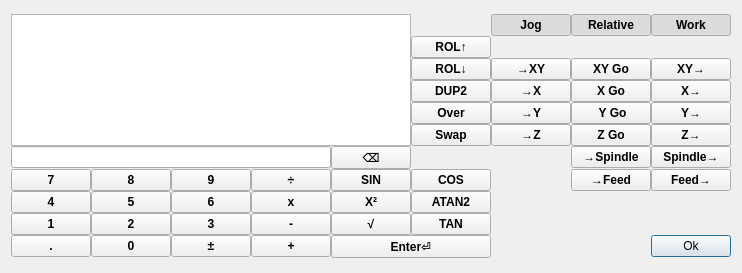
<?xml version="1.0" encoding="UTF-8"?>
<ui version="4.0">
 <class>RpnKeypadDialog</class>
 <widget class="QDialog" name="RpnKeypadDialog">
  <property name="geometry">
   <rect>
    <x>0</x>
    <y>0</y>
    <width>658</width>
    <height>273</height>
   </rect>
  </property>
  <property name="windowTitle">
   <string>RPN Calc</string>
  </property>
  <property name="modal">
   <bool>true</bool>
  </property>
  <layout class="QGridLayout" name="gridLayout_2">
   <item row="0" column="0">
    <layout class="QGridLayout" name="gridLayout" rowstretch="0,0,0,0,0,0,0,0,0,0,0" columnstretch="0,0,0,0,0,0,0,0,0,0">
     <property name="sizeConstraint">
      <enum>QLayout::SetDefaultConstraint</enum>
     </property>
     <property name="spacing">
      <number>0</number>
     </property>
     <item row="2" column="9">
      <widget class="QPushButton" name="button_push_xy">
       <property name="styleSheet">
        <string notr="true">    font: bold;</string>
       </property>
       <property name="text">
        <string>XY→</string>
       </property>
      </widget>
     </item>
     <item row="10" column="3">
      <widget class="QPushButton" name="button_sum">
       <property name="styleSheet">
        <string notr="true">    font: bold;</string>
       </property>
       <property name="text">
        <string>+</string>
       </property>
      </widget>
     </item>
     <item row="8" column="3">
      <widget class="QPushButton" name="button_multiplication">
       <property name="styleSheet">
        <string notr="true">    font: bold;</string>
       </property>
       <property name="text">
        <string>x</string>
       </property>
      </widget>
     </item>
     <item row="4" column="9">
      <widget class="QPushButton" name="button_push_y">
       <property name="styleSheet">
        <string notr="true">    font: bold;</string>
       </property>
       <property name="text">
        <string>Y→</string>
       </property>
      </widget>
     </item>
     <item row="10" column="0">
      <widget class="QPushButton" name="button_dot">
       <property name="styleSheet">
        <string notr="true">    font: bold;</string>
       </property>
       <property name="text">
        <string>.</string>
       </property>
      </widget>
     </item>
     <item row="9" column="5">
      <widget class="QPushButton" name="button_tan">
       <property name="styleSheet">
        <string notr="true">    font: bold;</string>
       </property>
       <property name="text">
        <string>TAN</string>
       </property>
      </widget>
     </item>
     <item row="9" column="0">
      <widget class="QPushButton" name="button_1">
       <property name="styleSheet">
        <string notr="true">    font: bold;</string>
       </property>
       <property name="text">
        <string>1</string>
       </property>
      </widget>
     </item>
     <item row="3" column="9">
      <widget class="QPushButton" name="button_push_x">
       <property name="styleSheet">
        <string notr="true">    font: bold;</string>
       </property>
       <property name="text">
        <string>X→</string>
       </property>
      </widget>
     </item>
     <item row="7" column="4">
      <widget class="QPushButton" name="button_sin">
       <property name="styleSheet">
        <string notr="true">    font: bold;</string>
       </property>
       <property name="text">
        <string>SIN</string>
       </property>
      </widget>
     </item>
     <item row="2" column="7">
      <widget class="QPushButton" name="button_go_xy">
       <property name="styleSheet">
        <string notr="true">    font: bold;</string>
       </property>
       <property name="text">
        <string>XY Go</string>
       </property>
      </widget>
     </item>
     <item row="1" column="5">
      <widget class="QPushButton" name="button_roll_up">
       <property name="styleSheet">
        <string notr="true">    font: bold;</string>
       </property>
       <property name="text">
        <string>ROL↑</string>
       </property>
      </widget>
     </item>
     <item row="10" column="9">
      <widget class="QPushButton" name="button_ok">
       <property name="text">
        <string>Ok</string>
       </property>
       <property name="autoDefault">
        <bool>true</bool>
       </property>
       <property name="default">
        <bool>true</bool>
       </property>
      </widget>
     </item>
     <item row="5" column="7">
      <widget class="QPushButton" name="button_go_z">
       <property name="styleSheet">
        <string notr="true">    font: bold;</string>
       </property>
       <property name="text">
        <string>Z Go</string>
       </property>
      </widget>
     </item>
     <item row="6" column="4">
      <widget class="QPushButton" name="button_back">
       <property name="styleSheet">
        <string notr="true">    font: bold;</string>
       </property>
       <property name="text">
        <string>⌫</string>
       </property>
      </widget>
     </item>
     <item row="8" column="0">
      <widget class="QPushButton" name="button_4">
       <property name="styleSheet">
        <string notr="true">    font: bold;</string>
       </property>
       <property name="text">
        <string>4</string>
       </property>
      </widget>
     </item>
     <item row="10" column="1">
      <widget class="QPushButton" name="button_0">
       <property name="styleSheet">
        <string notr="true">    font: bold;</string>
       </property>
       <property name="text">
        <string>0</string>
       </property>
      </widget>
     </item>
     <item row="9" column="4">
      <widget class="QPushButton" name="button_sqrt">
       <property name="styleSheet">
        <string notr="true">    font: bold;</string>
       </property>
       <property name="text">
        <string>√</string>
       </property>
      </widget>
     </item>
     <item row="10" column="4" colspan="2">
      <widget class="QPushButton" name="button_enter">
       <property name="styleSheet">
        <string notr="true">    font: bold;</string>
       </property>
       <property name="text">
        <string>Enter⏎</string>
       </property>
      </widget>
     </item>
     <item row="2" column="5">
      <widget class="QPushButton" name="button_roll_down">
       <property name="styleSheet">
        <string notr="true">    font: bold;</string>
       </property>
       <property name="text">
        <string>ROL↓</string>
       </property>
      </widget>
     </item>
     <item row="6" column="9">
      <widget class="QPushButton" name="button_push_spindle">
       <property name="styleSheet">
        <string notr="true">    font: bold;</string>
       </property>
       <property name="text">
        <string>Spindle→</string>
       </property>
      </widget>
     </item>
     <item row="3" column="6">
      <widget class="QPushButton" name="button_set_x">
       <property name="styleSheet">
        <string>    font: bold;</string>
       </property>
       <property name="text">
        <string>→X</string>
       </property>
      </widget>
     </item>
     <item row="7" column="1">
      <widget class="QPushButton" name="button_8">
       <property name="styleSheet">
        <string notr="true">    font: bold;</string>
       </property>
       <property name="text">
        <string>8</string>
       </property>
      </widget>
     </item>
     <item row="5" column="5">
      <widget class="QPushButton" name="button_swap">
       <property name="styleSheet">
        <string notr="true">    font: bold;</string>
       </property>
       <property name="text">
        <string>Swap</string>
       </property>
      </widget>
     </item>
     <item row="7" column="5">
      <widget class="QPushButton" name="button_cos_2">
       <property name="styleSheet">
        <string notr="true">    font: bold;</string>
       </property>
       <property name="text">
        <string>COS</string>
       </property>
      </widget>
     </item>
     <item row="2" column="6">
      <widget class="QPushButton" name="button_set_xy">
       <property name="styleSheet">
        <string>    font: bold;</string>
       </property>
       <property name="text">
        <string>→XY</string>
       </property>
      </widget>
     </item>
     <item row="5" column="9">
      <widget class="QPushButton" name="button_push_z">
       <property name="styleSheet">
        <string notr="true">    font: bold;</string>
       </property>
       <property name="text">
        <string>Z→</string>
       </property>
      </widget>
     </item>
     <item row="8" column="1">
      <widget class="QPushButton" name="button_5">
       <property name="styleSheet">
        <string notr="true">    font: bold;</string>
       </property>
       <property name="text">
        <string>5</string>
       </property>
      </widget>
     </item>
     <item row="8" column="5">
      <widget class="QPushButton" name="button_cos">
       <property name="styleSheet">
        <string notr="true">    font: bold;</string>
       </property>
       <property name="text">
        <string>ATAN2</string>
       </property>
      </widget>
     </item>
     <item row="7" column="7">
      <widget class="QPushButton" name="button_set_feed">
       <property name="styleSheet">
        <string notr="true">    font: bold;</string>
       </property>
       <property name="text">
        <string>→Feed</string>
       </property>
      </widget>
     </item>
     <item row="6" column="0" colspan="4">
      <widget class="QLineEdit" name="lineEdit"/>
     </item>
     <item row="9" column="3">
      <widget class="QPushButton" name="button_subtract">
       <property name="styleSheet">
        <string notr="true">    font: bold;</string>
       </property>
       <property name="text">
        <string>-</string>
       </property>
      </widget>
     </item>
     <item row="8" column="4">
      <widget class="QPushButton" name="button_set_feed_2">
       <property name="styleSheet">
        <string notr="true">    font: bold;</string>
       </property>
       <property name="text">
        <string>X²</string>
       </property>
      </widget>
     </item>
     <item row="5" column="6">
      <widget class="QPushButton" name="button_set_z">
       <property name="styleSheet">
        <string notr="true">    font: bold;</string>
       </property>
       <property name="text">
        <string>→Z</string>
       </property>
      </widget>
     </item>
     <item row="6" column="7">
      <widget class="QPushButton" name="button_set_spindle">
       <property name="styleSheet">
        <string notr="true">    font: bold;</string>
       </property>
       <property name="text">
        <string>→Spindle</string>
       </property>
      </widget>
     </item>
     <item row="9" column="1">
      <widget class="QPushButton" name="button_2">
       <property name="styleSheet">
        <string notr="true">    font: bold;</string>
       </property>
       <property name="text">
        <string>2</string>
       </property>
      </widget>
     </item>
     <item row="7" column="2">
      <widget class="QPushButton" name="button_9">
       <property name="styleSheet">
        <string notr="true">    font: bold;</string>
       </property>
       <property name="text">
        <string>9</string>
       </property>
      </widget>
     </item>
     <item row="4" column="6">
      <widget class="QPushButton" name="button_set_y">
       <property name="styleSheet">
        <string notr="true">    font: bold;</string>
       </property>
       <property name="text">
        <string>→Y</string>
       </property>
      </widget>
     </item>
     <item row="3" column="7">
      <widget class="QPushButton" name="button_go_x">
       <property name="styleSheet">
        <string notr="true">    font: bold;</string>
       </property>
       <property name="text">
        <string>X Go</string>
       </property>
      </widget>
     </item>
     <item row="7" column="0">
      <widget class="QPushButton" name="button_7">
       <property name="styleSheet">
        <string notr="true">    font: bold;</string>
       </property>
       <property name="text">
        <string>7</string>
       </property>
      </widget>
     </item>
     <item row="7" column="9">
      <widget class="QPushButton" name="button_push_feed">
       <property name="styleSheet">
        <string notr="true">    font: bold;</string>
       </property>
       <property name="text">
        <string>Feed→</string>
       </property>
      </widget>
     </item>
     <item row="4" column="7">
      <widget class="QPushButton" name="button_go_y">
       <property name="styleSheet">
        <string notr="true">    font: bold;</string>
       </property>
       <property name="text">
        <string> Y Go</string>
       </property>
      </widget>
     </item>
     <item row="7" column="3">
      <widget class="QPushButton" name="button_division">
       <property name="styleSheet">
        <string notr="true">    font: bold;</string>
       </property>
       <property name="text">
        <string>÷</string>
       </property>
      </widget>
     </item>
     <item row="3" column="5">
      <widget class="QPushButton" name="button_swap_3">
       <property name="styleSheet">
        <string notr="true">    font: bold;</string>
       </property>
       <property name="text">
        <string>DUP2</string>
       </property>
      </widget>
     </item>
     <item row="10" column="2">
      <widget class="QPushButton" name="button_plus_minus">
       <property name="styleSheet">
        <string notr="true">    font: bold;</string>
       </property>
       <property name="text">
        <string>±</string>
       </property>
      </widget>
     </item>
     <item row="9" column="2">
      <widget class="QPushButton" name="button_3">
       <property name="styleSheet">
        <string notr="true">    font: bold;</string>
       </property>
       <property name="text">
        <string>3</string>
       </property>
      </widget>
     </item>
     <item row="8" column="2">
      <widget class="QPushButton" name="button_6">
       <property name="styleSheet">
        <string notr="true">    font: bold;</string>
       </property>
       <property name="text">
        <string>6</string>
       </property>
      </widget>
     </item>
     <item row="4" column="5">
      <widget class="QPushButton" name="button_swap_2">
       <property name="styleSheet">
        <string notr="true">    font: bold;</string>
       </property>
       <property name="text">
        <string>Over</string>
       </property>
      </widget>
     </item>
     <item row="0" column="0" rowspan="6" colspan="5">
      <widget class="QTextEdit" name="textEdit"/>
     </item>
     <item row="0" column="6">
      <widget class="QPushButton" name="toggle_jog_cut">
       <property name="styleSheet">
        <string notr="true">    font: bold;</string>
       </property>
       <property name="text">
        <string>Jog</string>
       </property>
       <property name="checkable">
        <bool>true</bool>
       </property>
       <property name="checked">
        <bool>true</bool>
       </property>
      </widget>
     </item>
     <item row="0" column="7">
      <widget class="QPushButton" name="toggle_relative_absolute">
       <property name="styleSheet">
        <string notr="true">    font: bold;</string>
       </property>
       <property name="text">
        <string>Relative</string>
       </property>
       <property name="checkable">
        <bool>true</bool>
       </property>
       <property name="checked">
        <bool>true</bool>
       </property>
      </widget>
     </item>
     <item row="0" column="9">
      <widget class="QPushButton" name="toggle_work_machine">
       <property name="styleSheet">
        <string notr="true">    font: bold;</string>
       </property>
       <property name="text">
        <string>Work</string>
       </property>
       <property name="checkable">
        <bool>true</bool>
       </property>
       <property name="checked">
        <bool>true</bool>
       </property>
      </widget>
     </item>
    </layout>
   </item>
  </layout>
 </widget>
 <resources/>
 <connections/>
</ui>
